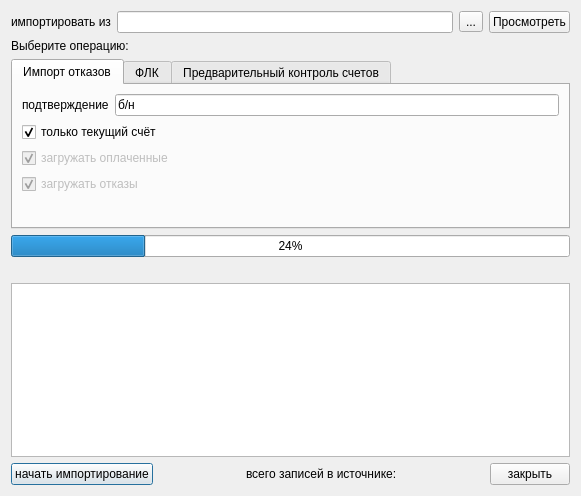
<?xml version="1.0" encoding="UTF-8"?>
<ui version="4.0">
 <class>Dialog</class>
 <widget class="QDialog" name="Dialog">
  <property name="geometry">
   <rect>
    <x>0</x>
    <y>0</y>
    <width>581</width>
    <height>496</height>
   </rect>
  </property>
  <property name="windowTitle">
   <string>Загрузка отказов оплаты для Краснодарского края</string>
  </property>
  <layout class="QGridLayout">
   <item row="3" column="0">
    <widget class="CProgressBar" name="progressBar">
     <property name="value">
      <number>24</number>
     </property>
     <property name="orientation">
      <enum>Qt::Horizontal</enum>
     </property>
    </widget>
   </item>
   <item row="4" column="0">
    <widget class="QLabel" name="stat">
     <property name="text">
      <string/>
     </property>
    </widget>
   </item>
   <item row="5" column="0">
    <widget class="QTextBrowser" name="log"/>
   </item>
   <item row="6" column="0">
    <layout class="QHBoxLayout">
     <property name="spacing">
      <number>6</number>
     </property>
     <property name="margin">
      <number>0</number>
     </property>
     <item>
      <widget class="QPushButton" name="btnImport">
       <property name="text">
        <string>начать импортирование</string>
       </property>
      </widget>
     </item>
     <item>
      <spacer>
       <property name="orientation">
        <enum>Qt::Horizontal</enum>
       </property>
       <property name="sizeHint" stdset="0">
        <size>
         <width>40</width>
         <height>20</height>
        </size>
       </property>
      </spacer>
     </item>
     <item>
      <widget class="QLabel" name="labelNum">
       <property name="text">
        <string>всего записей в источнике:</string>
       </property>
      </widget>
     </item>
     <item>
      <spacer>
       <property name="orientation">
        <enum>Qt::Horizontal</enum>
       </property>
       <property name="sizeHint" stdset="0">
        <size>
         <width>40</width>
         <height>20</height>
        </size>
       </property>
      </spacer>
     </item>
     <item>
      <widget class="QPushButton" name="btnClose">
       <property name="text">
        <string>закрыть</string>
       </property>
      </widget>
     </item>
    </layout>
   </item>
   <item row="2" column="0">
    <widget class="QTabWidget" name="tabImportType">
     <property name="currentIndex">
      <number>0</number>
     </property>
     <widget class="QWidget" name="tabRefuseAccounts">
      <attribute name="title">
       <string>Импорт отказов</string>
      </attribute>
      <layout class="QVBoxLayout" name="verticalLayout">
       <item>
        <layout class="QHBoxLayout">
         <item>
          <widget class="QLabel" name="label_2">
           <property name="text">
            <string>подтверждение</string>
           </property>
          </widget>
         </item>
         <item>
          <widget class="QLineEdit" name="edtConfirmation">
           <property name="text">
            <string>б/н</string>
           </property>
          </widget>
         </item>
        </layout>
       </item>
       <item>
        <widget class="QCheckBox" name="chkOnlyCurrentAccount">
         <property name="text">
          <string>только текущий счёт</string>
         </property>
         <property name="checked">
          <bool>true</bool>
         </property>
        </widget>
       </item>
       <item>
        <widget class="QCheckBox" name="chkImportPayed">
         <property name="enabled">
          <bool>false</bool>
         </property>
         <property name="text">
          <string>загружать оплаченные</string>
         </property>
         <property name="checked">
          <bool>true</bool>
         </property>
        </widget>
       </item>
       <item>
        <widget class="QCheckBox" name="chkImportRefused">
         <property name="enabled">
          <bool>false</bool>
         </property>
         <property name="text">
          <string>загружать отказы</string>
         </property>
         <property name="checked">
          <bool>true</bool>
         </property>
        </widget>
       </item>
       <item>
        <spacer name="verticalSpacer_2">
         <property name="orientation">
          <enum>Qt::Vertical</enum>
         </property>
         <property name="sizeHint" stdset="0">
          <size>
           <width>20</width>
           <height>40</height>
          </size>
         </property>
        </spacer>
       </item>
      </layout>
     </widget>
     <widget class="QWidget" name="tabFLK">
      <attribute name="title">
       <string>ФЛК</string>
      </attribute>
      <layout class="QVBoxLayout" name="verticalLayout_2">
       <item>
        <widget class="QCheckBox" name="chkDeleteAccount">
         <property name="text">
          <string>удалять счет при изменении территории страхования одного из пациентов</string>
         </property>
        </widget>
       </item>
       <item>
        <widget class="QCheckBox" name="chkAddPolicyInfo">
         <property name="text">
          <string>добавлять новую запись если отличаются СМО, номер или дата начала действия</string>
         </property>
        </widget>
       </item>
       <item>
        <spacer name="verticalSpacer">
         <property name="orientation">
          <enum>Qt::Vertical</enum>
         </property>
         <property name="sizeHint" stdset="0">
          <size>
           <width>20</width>
           <height>40</height>
          </size>
         </property>
        </spacer>
       </item>
      </layout>
     </widget>
     <widget class="QWidget" name="tabPreControl">
      <attribute name="title">
       <string>Предварительный контроль счетов</string>
      </attribute>
     </widget>
    </widget>
   </item>
   <item row="0" column="0">
    <layout class="QHBoxLayout">
     <property name="spacing">
      <number>6</number>
     </property>
     <property name="margin">
      <number>0</number>
     </property>
     <item>
      <widget class="QLabel" name="label">
       <property name="text">
        <string>импортировать из</string>
       </property>
      </widget>
     </item>
     <item>
      <widget class="QLineEdit" name="edtFileName"/>
     </item>
     <item>
      <widget class="QToolButton" name="btnSelectFile">
       <property name="text">
        <string>...</string>
       </property>
      </widget>
     </item>
     <item>
      <widget class="QPushButton" name="btnView">
       <property name="text">
        <string>Просмотреть</string>
       </property>
      </widget>
     </item>
    </layout>
   </item>
   <item row="1" column="0">
    <widget class="QLabel" name="label_3">
     <property name="text">
      <string>Выберите операцию:</string>
     </property>
    </widget>
   </item>
  </layout>
 </widget>
 <customwidgets>
  <customwidget>
   <class>CProgressBar</class>
   <extends>QProgressBar</extends>
   <header>library/ProgressBar.h</header>
  </customwidget>
 </customwidgets>
 <resources/>
 <connections/>
</ui>
